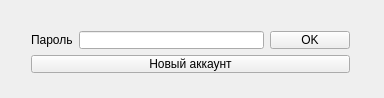
<?xml version="1.0" encoding="UTF-8"?>
<ui version="4.0">
 <class>MainWindow</class>
 <widget class="QMainWindow" name="MainWindow">
  <property name="geometry">
   <rect>
    <x>0</x>
    <y>0</y>
    <width>384</width>
    <height>98</height>
   </rect>
  </property>
  <property name="windowTitle">
   <string>KeyBook</string>
  </property>
  <property name="windowOpacity">
   <double>1.000000000000000</double>
  </property>
  <widget class="QWidget" name="centralWidget">
   <widget class="QWidget" name="">
    <property name="geometry">
     <rect>
      <x>20</x>
      <y>20</y>
      <width>341</width>
      <height>64</height>
     </rect>
    </property>
    <layout class="QVBoxLayout" name="verticalLayout">
     <item>
      <layout class="QHBoxLayout" name="horizontalLayout">
       <item>
        <widget class="QLabel" name="label">
         <property name="text">
          <string>Пароль</string>
         </property>
        </widget>
       </item>
       <item>
        <widget class="QLineEdit" name="lineEdit"/>
       </item>
       <item>
        <widget class="QPushButton" name="pushButton">
         <property name="text">
          <string>OK</string>
         </property>
        </widget>
       </item>
      </layout>
     </item>
     <item>
      <widget class="QPushButton" name="newAccount">
       <property name="text">
        <string>Новый аккаунт</string>
       </property>
      </widget>
     </item>
    </layout>
   </widget>
  </widget>
 </widget>
 <layoutdefault spacing="6" margin="11"/>
 <resources/>
 <connections/>
</ui>
